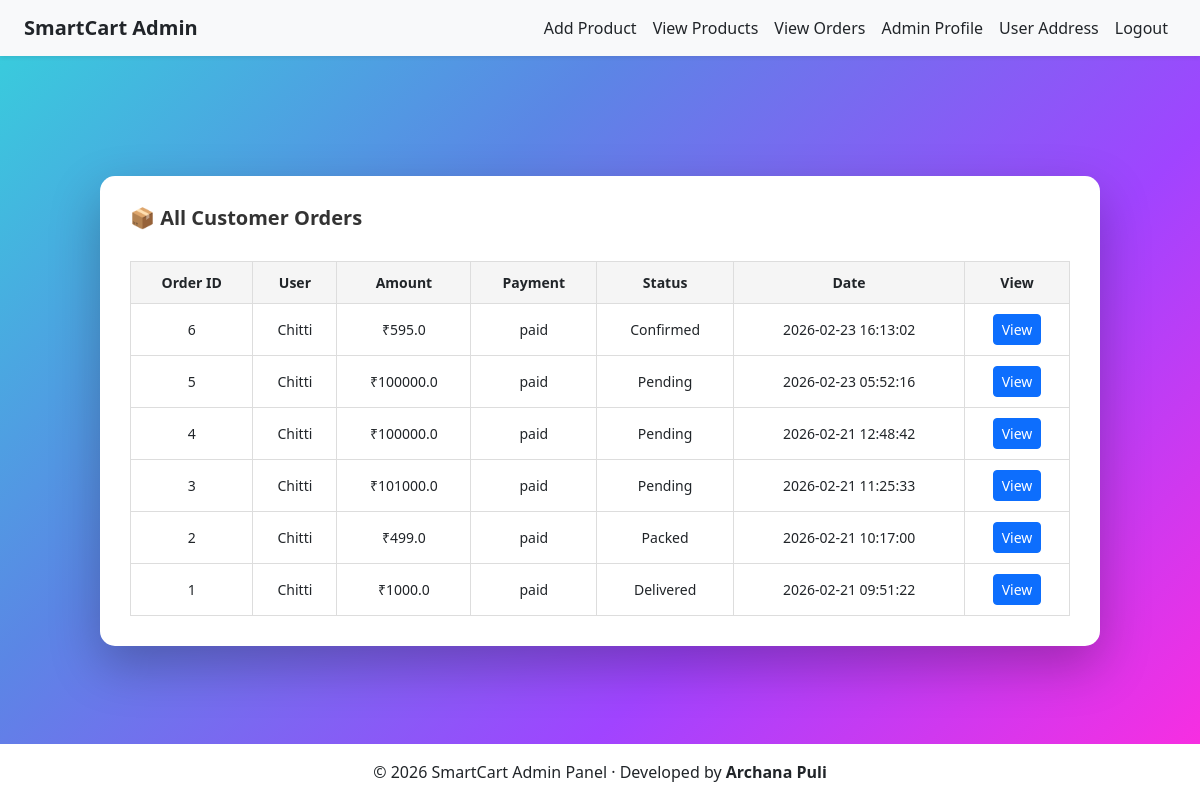
Before: /admin/orders (signed in) with the older database file.
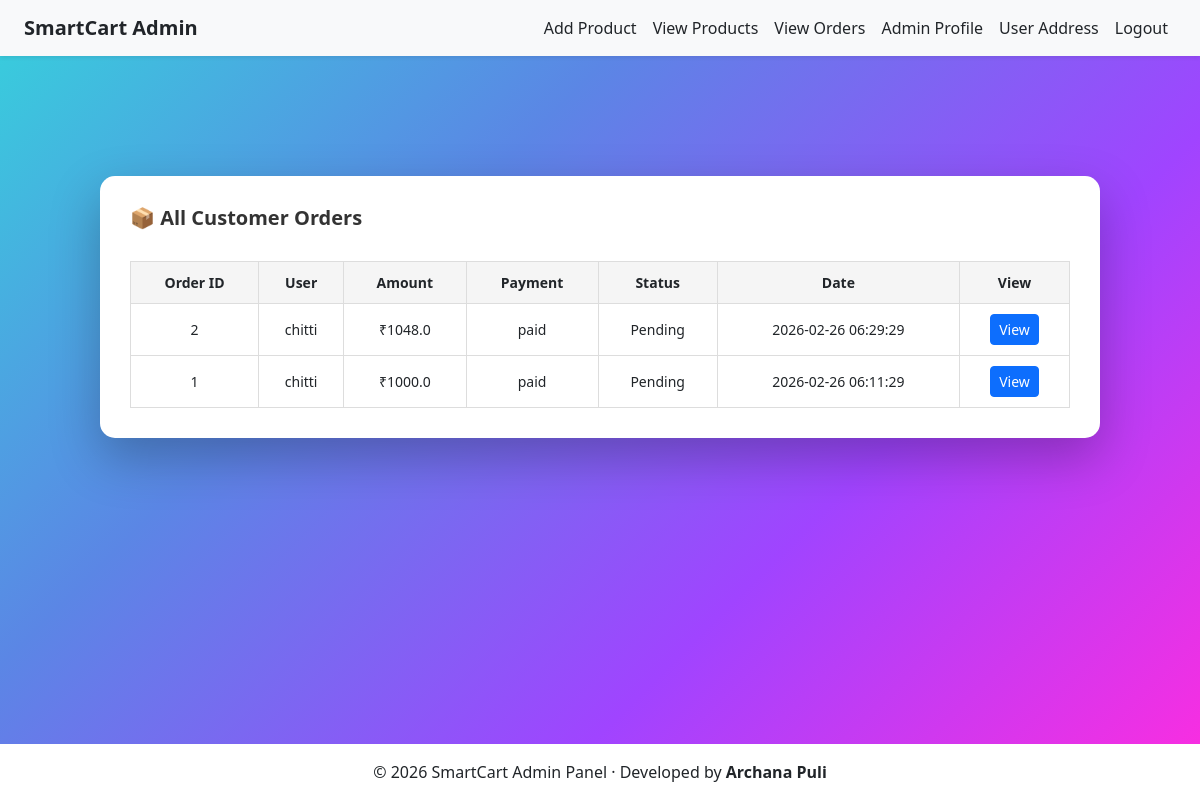
After: the same page with the newer database file.
### tables this page shows
CREATE TABLE orders (
    order_id INTEGER PRIMARY KEY AUTOINCREMENT,
    user_id INTEGER NOT NULL,
    delivery_address INTEGER NOT NULL,
    razorpay_order_id TEXT,
    razorpay_payment_id TEXT,
    amount REAL,
    payment_status TEXT,
    created_at TIMESTAMP DEFAULT CURRENT_TIMESTAMP,
    order_status TEXT DEFAULT 'Pending',
    FOREIGN KEY(user_id) REFERENCES users(user_id),
    FOREIGN KEY(delivery_address) REFERENCES addresses(id)
);

CREATE TABLE users (
    user_id INTEGER PRIMARY KEY AUTOINCREMENT,
    name TEXT,
    email TEXT UNIQUE,
    first_name TEXT,
    last_name TEXT,
    username TEXT UNIQUE,
    password TEXT,
    profile_image TEXT
);

### app.py (the view)
@app.route('/admin/orders')
def admin_orders():
    if 'admin_id' not in session:
        flash("Please login as admin!", "danger")
        return redirect('/admin-login')
    conn = get_db_connection()
    conn.row_factory = sqlite3.Row
    cursor = conn.cursor()
    cursor.execute("""
        SELECT o.order_id, o.user_id, o.amount,
               o.payment_status, o.order_status, o.created_at,
               u.username AS username
        FROM "orders" o
        LEFT JOIN "users" u ON o.user_id = u.user_id
        ORDER BY o.created_at DESC
    """)
    orders = cursor.fetchall()
    cursor.close()
    conn.close()
    return render_template("admin/order_list.html", orders=orders)

### app.py (called while the page is built)
def get_db_connection():
    conn = sqlite3.connect('smartcart.db')
    conn.row_factory = sqlite3.Row  # allows dict-like access
    return conn

### templates/admin/order_list.html (shortened to what this page needs)
{% extends "admin/base.html" %}
{% block content %}
<div class="orders-admin-card">
    <h2 class="mb-3">📦 All Customer Orders</h2>
    <div class="table-responsive">
    <table class="orders-table">
        <tr>
            <th>Order ID</th>
            <th>User</th>
            <th>Amount</th>
            <th>Payment</th>
            <th>Status</th>
            <th>Date</th>
            <th>View</th>
        </tr>
        {% for order in orders %}
        <tr>
            <td>{{ order.order_id }}</td>
            <td>{{ order.username }}</td>
            <td>₹{{ order.amount }}</td>
            <td>{{ order.payment_status }}</td>
            <td>{{ order.order_status }}</td>
            <td>{{ order.created_at }}</td>
            <td>
                <a href="/admin/order/{{ order.order_id }}"
                   class="btn btn-sm btn-primary">
                    View
                </a>
            </td>
        </tr>
        {% endfor %}
    </table>
</div>
</div>
{% endblock %}

### templates/admin/base.html (shortened to what this page needs)
<!DOCTYPE html>
<html lang="en">
<head>
    <link href="https://cdn.jsdelivr.net/npm/bootstrap@5.3.2/dist/css/bootstrap.min.css" rel="stylesheet">
    <link rel="stylesheet" href="{{ url_for('static', filename='style_admin.css') }}">
</head>
<body class="d-flex flex-column min-vh-100">
{% if session.get('admin_id') %}
<nav class="navbar navbar-expand-lg navbar-light bg-light shadow-sm">
    <div class="container-fluid px-4">
        <span class="navbar-brand text-dark fw-bold">
            SmartCart Admin
        </span>
        <div class="collapse navbar-collapse" id="adminNavbar">
        <ul class="navbar-nav ms-auto text-dark">
            <li class="nav-item">
                <a class="nav-link text-dark" href="/admin/add-item">Add Product</a>
            </li>
            <li class="nav-item">
                <a class="nav-link text-dark" href="/admin/item-list">View Products</a>
            </li>
            <li class="nav-item">
                <a class="nav-link text-dark" href="/admin/orders">View Orders</a>
            </li>
            <li class="nav-item">
                <a class="nav-link text-dark" href="/admin/profile">Admin Profile</a>
            </li>
            <li class="nav-item">
                <a class="nav-link text-dark" href="/admin/user-addresses">User Address</a>
            </li>
            <li class="nav-item">
                <a class="nav-link text-dark" href="/admin-logout">Logout</a>
            </li>
        </ul>
    </div>
    </div>
</nav>
{% endif %}
<main class="flex-fill main-content">
    {% block content %}{% endblock %}
</main>
{% if session.get('admin_id') %}
<footer class="text-center text-dark py-3 mt-auto"
        style="background: linear-gradient(90deg, #fff, #fff);">
    © 2026 SmartCart Admin Panel · Developed by <strong>Archana Puli</strong>
</footer>
{% endif %}
</body>
</html>

### static/style_admin.css (style rules this page uses)
body { margin: 0; min-height: 100vh; font-family: 'Segoe UI', sans-serif; background: linear-gradient(135deg, #36d1dc, #5b86e5, #a044ff, #ff2cdf); display: flex; flex-direction: column; }
.main-content { flex: 1; padding-top: 80px; }
h2 { margin-bottom: 10px; }
footer { bottom: 0; left: 0; width: 100%; }
.table-responsive { overflow-x: auto; }
.orders-admin-card { width: 100%; max-width: 1000px; background: white; padding: 30px; border-radius: 15px; box-shadow: 0px 20px 50px rgba(0,0,0,0.25); margin: 40px auto; }
.orders-admin-card h2 { margin-bottom: 20px; font-size: 20px; font-weight: 600; color: #333; }
.orders-table { width: 100%; border-collapse: collapse; margin-top: 15px; font-size: 14px; }
.orders-table th, .orders-table td { border: 1px solid #ddd; padding: 10px; text-align: center; }
.orders-table th { background-color: #f5f5f5; }

Changed rows visible on the page:
removed orders: order_id "6", username "Chitti", amount "595.0", payment_status "paid", order_status "Confirmed", created_at "2026-02-23 16:13:02"
removed orders: order_id "5", username "Chitti", amount "100000.0", payment_status "paid", order_status "Pending", created_at "2026-02-23 05:52:16"
removed orders: order_id "4", username "Chitti", amount "100000.0", payment_status "paid", order_status "Pending", created_at "2026-02-21 12:48:42"
removed orders: order_id "3", username "Chitti", amount "101000.0", payment_status "paid", order_status "Pending", created_at "2026-02-21 11:25:33"
changed orders id 2: username "Chitti" → "chitti"; amount "499.0" → "1048.0"; order_status "Packed" → "Pending"; created_at "2026-02-21 10:17:00" → "2026-02-26 06:29:29"
changed orders id 1: username "Chitti" → "chitti"; order_status "Delivered" → "Pending"; created_at "2026-02-21 09:51:22" → "2026-02-26 06:11:29"
